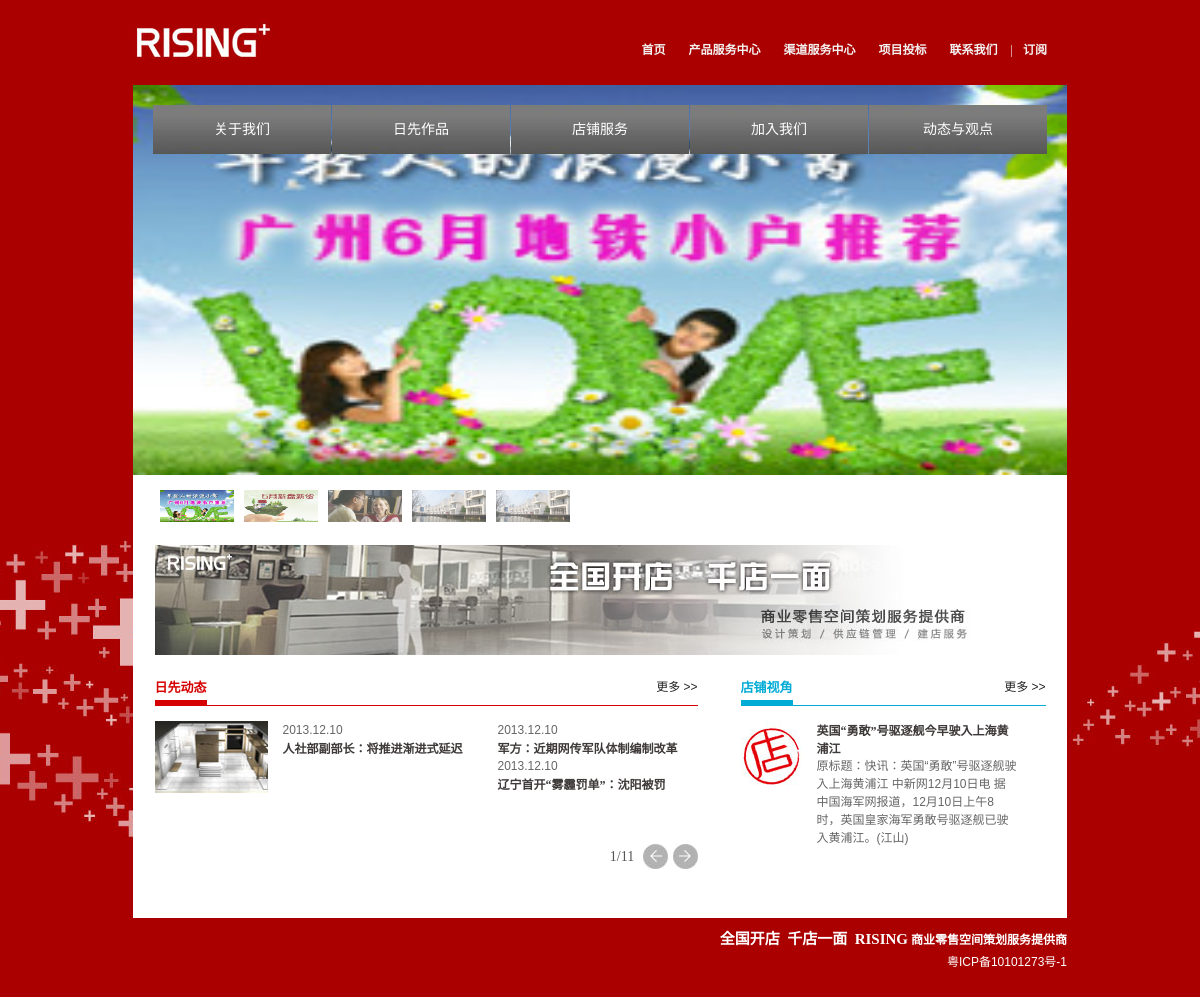
The page / on the database its author committed.
### tables this page shows
CREATE TABLE IF NOT EXISTS `sd_link` (
  `cat_id` smallint(6) unsigned NOT NULL AUTO_INCREMENT,
  `cat_name` varchar(90) NOT NULL,
  `action_name` varchar(50) NOT NULL COMMENT 'URL',
  `parent_id` smallint(6) NOT NULL DEFAULT '0',
  `sort_order` tinyint(4) NOT NULL,
  `tid` tinyint(4) NOT NULL DEFAULT '0' COMMENT '1为链接管理，0为栏目管理',
  PRIMARY KEY (`cat_id`),
  KEY `cat_name` (`cat_name`)
);

CREATE TABLE IF NOT EXISTS `sd_case_cat` (
  `cat_id` smallint(6) unsigned NOT NULL AUTO_INCREMENT,
  `typeid` tinyint(4) NOT NULL DEFAULT '0' COMMENT '1为图片2为新闻3为自定4自定义页面',
  `stype` varchar(200) NOT NULL,
  `cat_name` varchar(90) NOT NULL,
  `action_name` varchar(100) NOT NULL COMMENT 'URL',
  `keywords` varchar(255) NOT NULL,
  `cat_desc` varchar(255) NOT NULL,
  `cat_name_en` varchar(90) NOT NULL,
  `keywords_en` varchar(255) NOT NULL,
  `cat_desc_en` varchar(255) NOT NULL,
  `cat_pic` varchar(90) NOT NULL COMMENT '栏目banner',
  `keywords_tw` varchar(255) NOT NULL,
  `cat_desc_tw` varchar(255) NOT NULL,
  `parent_id` smallint(6) NOT NULL DEFAULT '0',
  `sort_order` tinyint(4) NOT NULL,
  `show_in_nav` tinyint(4) NOT NULL DEFAULT '0',
  PRIMARY KEY (`cat_id`),
  KEY `cat_name` (`cat_name`)
);

CREATE TABLE IF NOT EXISTS `sd_flash_play` (
  `flash_id` smallint(6) NOT NULL AUTO_INCREMENT,
  `cat_id` smallint(6) NOT NULL,
  `img_type` tinyint(2) NOT NULL DEFAULT '0',
  `img_src` varchar(50) NOT NULL,
  `img_link` varchar(50) NOT NULL,
  `img_title` varchar(20) NOT NULL,
  `img_alt` varchar(20) NOT NULL,
  `img_sort` smallint(6) NOT NULL DEFAULT '0',
  `img_title_en` varchar(20) NOT NULL,
  `img_alt_en` varchar(20) NOT NULL,
  `img_title_tw` varchar(20) NOT NULL,
  `img_alt_tw` varchar(20) NOT NULL,
  PRIMARY KEY (`flash_id`)
);

CREATE TABLE IF NOT EXISTS `sd_case_trends` (
  `Case_id` int(10) unsigned NOT NULL AUTO_INCREMENT,
  `cat_id` smallint(6) NOT NULL DEFAULT '0',
  `title` varchar(200) DEFAULT NULL,
  `sort_order` tinyint(4) NOT NULL DEFAULT '0',
  `keyword` varchar(100) DEFAULT NULL,
  `content` mediumtext,
  `title_en` varchar(200) NOT NULL,
  `keyword_en` varchar(100) NOT NULL,
  `content_en` mediumtext NOT NULL,
  `title_tw` varchar(200) NOT NULL,
  `keyword_tw` varchar(100) NOT NULL,
  `content_tw` mediumtext NOT NULL,
  `g_pic` varchar(50) NOT NULL,
  `addtime` int(11) NOT NULL DEFAULT '0',
  `author` varchar(20) DEFAULT NULL,
  `click` int(11) NOT NULL DEFAULT '0',
  `updatetime` int(11) NOT NULL DEFAULT '0',
  PRIMARY KEY (`Case_id`)
);

### app/controllers/home.php (called while the page is built, shortened)
<?php if ( ! defined('BASEPATH')) exit('No direct script access allowed');
class Home extends CI_Controller {
	public function __construct()
	{
		$this->load->model('home_model');
	}
	public function view($page = 'index')
    {
		$data['pre'] = $this->config->base_url();
		$link = $this->Common_model->get_link();
		$topic = $this->Common_model->get_topics();
		$banner = $this->home_model->get_banner();
		$flags = $this->home_model->get_flags();
		$data['link'] = $link;
		$data['topic'] = $topic;
		$data['banner'] = $banner;
		$data['flags'] = $flags;
		$cur = 0;
		$data['cur'] = $cur;
		$itrends = $this->home_model->get_trends();
		$data['itrends'] = $itrends;
		$url_detail_2 = 'http://localhost/rising/index.php/trends_detail/view/detail/5/13/';
		$data['url_detail_2'] = $url_detail_2;
		$url_detail_1 = 'http://localhost/rising/index.php/trends_detail/view/detail/5/12/';
		$data['url_detail_1'] = $url_detail_1;
		$iview = $this->home_model->get_view();
		$data['iview'] = $iview;
		$this->load->view('templates/header',$data);
		$this->load->view('home/'.$page);
		$this->load->view('templates/footer');
	}
}

### index.php (called while the page is built, shortened)
<?php
require_once BASEPATH.'core/CodeIgniter.php';

### app/models/Common_model.php (called while the page is built, shortened)
<?php
class Common_model extends CI_Model
{
	public function get_link()
	{
		 $sql = "SELECT * FROM sd_link ";
		 $sql .= "ORDER BY sort_order DESC,cat_id";
		 $query = $this->db->query($sql);
		 return $query->result_array();
	}
	public function get_topic($parent_id)
	{
		$sql = "SELECT * FROM sd_case_cat ";
		$sql .= "WHERE parent_id = $parent_id ";
		$sql .= "ORDER BY sort_order DESC,cat_id";
		$query = $this->db->query($sql);
		$data = $query->result_array();
		return $data;
	}
	public function get_topics()
	{
		$parent_id = 0;
		$ftopic = $this->get_topic($parent_id);
		foreach($ftopic as $v)
		{
			$arr = array();
			$parent_id2 = $v['cat_id'];
			$stopic = $this->get_topic($parent_id2);
			$arr[] = $v;
			$arr[] = $stopic;
			$res[] = $arr;
		}
		return $res;
	}
}

### app/models/home_model.php (called while the page is built, shortened)
<?php
class Home_model extends CI_Model
{
	public function get_banner()
	{
		$img_type = 1;
		$limit = 1;
		$sql = "SELECT * FROM sd_flash_play ";
		$sql .= "WHERE 	img_type = $img_type ";
		$sql .= "ORDER BY img_sort DESC,flash_id DESC ";
		$sql .= "LIMIT $limit";
		$query = $this->db->query($sql);
		$data = $query->result_array();
		return $data[0];
	}
	public function get_flags()
	{
		$img_type = 0;
		$limit = 5;
		$cat_id = 0;
		$sql = "SELECT * FROM sd_flash_play ";
		$sql .= "WHERE img_type = $img_type ";
		$sql .= "AND cat_id = $cat_id ";
		$sql .= "ORDER BY img_sort DESC,flash_id DESC ";
		$sql .= "LIMIT $limit";
		$query = $this->db->query($sql);
		$data = $query->result_array();
		return $data;
	}
	public function get_trends()
	{
		$limit = 40;
		$cat_id = 13;
		$sql = "SELECT * FROM sd_case_trends ";
		$sql .= "WHERE cat_id = $cat_id ";
		$sql .= "ORDER BY sort_order DESC,";
		$sql .= "case_id DESC ";
		$sql .= "LIMIT $limit ";
		$query = $this->db->query($sql);
		$data = $query->result_array();
		$data = $this->del_data($data);
		$num = count($data);
		$data2 = array($num,$data);
		return $data2;
	}
	public function del_data($data)
	{
		$num = 4;
		foreach($data as $k=>$v)
		{
			if( ($k+1)%$num == 0)
			{
				$data2[] = $data1;
				$data1 = array();
			}
			$data1[] = $v;
		}
		$data2[] = $data1;
		return $data2;
	}
	public function get_view()
	{
		$limit = 1;
		$cat_id = 12;
		$sql = "SELECT * FROM sd_case_trends ";
		$sql .= "WHERE cat_id = $cat_id ";
		$sql .= "ORDER BY sort_order DESC,";
		$sql .= "case_id DESC ";
		$sql .= "LIMIT $limit ";
		$query = $this->db->query($sql);
		$data = $query->result_array();
		return $data[0];
	}
}

### app/views/home/index.php (the view, shortened to what this page needs)
     	<div class="advertise" style="height:460px">
<?php
foreach($flags as $k=>$v):
	if($k == 0):
		echo '<div class="bigpic" style="z-index: 2">';
	else:
		echo '<div class="bigpic">';
	endif;
	echo '<a href="' . $v['img_link'] . '">';
	echo '<img src="' . $pre . $v['img_src'] . '" style="width:934px;height:390px" /></a></div>';
endforeach;
echo '<ul>';
foreach($flags as $k=>$v):
	if($k == 0):
		echo '<li class="cur">';
	else:
		echo '<li>';
	endif;
	echo '<img style="width:74px;height:32px" src="' . $pre . $v['img_src'] . '" /></li>';
endforeach;
echo '</ul>';
?>
         </div>
         <div class="adverimg"><a href="<?php echo $banner['img_link']; ?>" target="_blank"><img src="<?php echo $pre . $banner['img_src']; ?>" /></a></div>
         <div class="bottomcon">
         	<div class="bottom_l">
             	 <h3><span>日先动态</span><a href="http://localhost/rising/index.php/trends2/view/trends2/5/13" target="_blank">更多 &gt;&gt;</a></h3>
                  <div class="blc_wrap">
                   <div class="blc_wraps">
		  <?php foreach($itrends[1] as $k=>$v):?>
		  <?php if($k==0): ?>
                          <div class="bottom_l_con" style="display:block">
		  <?php else: ?>
				 <div class="bottom_l_con">
		  <?php endif; ?>
				<?php foreach($v as $kk=>$vv): ?>
					<?php if($kk==0): ?>
                              <img src="<?php echo $pre . $vv['g_pic']; ?>" style="width:113px;height:72px" class="leftimg" />
                              <div class="bottom_txt">
                                  <p><?php echo date('Y.m.d',$vv['addtime']); ?></p>
                                  <a href="<?php echo $url_detail_2 . $vv['Case_id']; ?>"><?php echo mb_substr($vv['title'],0,15); ?></a>
					 </div>
                              <div class="bottom_txt">
					<?php else: ?>
                                  <p><?php echo date('Y.m.d',$vv['addtime']); ?></p>
                                  <a href="<?php echo $url_detail_2 . $vv['Case_id']; ?>"><?php echo mb_substr($vv['title'],0,15); ?></a>
					<?php endif; ?>
				 <?php endforeach; ?>
					</div>
                          </div>
		<?php endforeach; ?>
                     </div>
                  </div>
                  <div class="changenext">
                  	 <em>1/<?php echo $itrends[0]; ?></em> <span class="prev"></span><span class="next"></span>
                  </div>
                  <br />
		 <br />
             </div>
             <div class="bottom_r">
             	<h3><span>店铺视角</span><a href="http://localhost/rising/index.php/trends/view/trends/5/12" target="_blank">更多 &gt;&gt;</a></h3>
                 <div class="bottom_r_con">
                 	<img src="<?php echo $pre; ?>public/images/index_24.jpg" class="leftimg" />
                     <div class="bottom_txt">
                     	<a href="<?php echo $url_detail_1 . $iview['Case_id']; ?>"><?php echo $iview['title']; ?></a>
				<p><?php echo mb_substr($iview['content_en'],0,400);?></p>
                     </div>
                 </div>
             </div>
         </div>
     </div>

### app/views/templates/header.php (shortened to what this page needs)
<!DOCTYPE html PUBLIC "-//W3C//DTD XHTML 1.0 Transitional//EN" "http://www.w3.org/TR/xhtml1/DTD/xhtml1-transitional.dtd">
<html xmlns="http://www.w3.org/1999/xhtml">
<head>
<link href="<?php echo $pre; ?>public/css/reset.css" type="text/css" rel="stylesheet" />
<link href="<?php echo $pre; ?>public/css/layout.css" type="text/css" rel="stylesheet" />
</head>
<body>
	<div class="wrap">
		<div class="head">
        	<div class="logo"><a href="<?php echo $pre; ?>"><img src="<?php echo $pre; ?>public/images/index_03.jpg" /></a></div>
            <div class="banner">
                <div class="menu">
				<?php foreach($link as $v): ?>
                	<span><a href="<?php echo $v['action_name']; ?>"><?php echo $v['cat_name']; ?></a></span>
				<?php endforeach; ?>
                    |<span><a href="#" class="booknow">订阅</a></span>
                </div>
            </div>
        </div>
        <div class="index">
        	<div class="nav">
			<?php
			foreach($topic as $k=>$v):
				$ftopic = $v[0];
				echo '<span>';
			?>
				<a href="<?php echo $ftopic['action_name']; ?>"><?php echo $ftopic['cat_name']; ?></a>
                </span>
			<?php endforeach; ?>
            </div>

### public/css/layout.css (style rules this page uses)
body { font-family:'微软雅黑',Arial, Helvetica, sans-serif;font-size:12px;background:#aa0000 url(../images/bg_02.jpg) no-repeat center 520px; }
em { font-style:normal; }
.wrap { width:934px;margin:0 auto; }
.head { width:100%;height:85px; }
.logo { float:left;margin-top:20px;width:142px;height:43px; }
.banner { width:585px;float:right;height:75px;font-family:"微软雅黑";padding:10px 10px 0 0 }
.menu { text-align:right;margin-top:30px;color:#f3f2f1; }
.menu span { padding:5px 10px; }
.menu span a { color:#f3f2f1;font-weight:bold; }
.index { width:100%;margin:0px auto 10px;position:relative;background:#fff;overflow:hidden;zoom:1; }
.nav { position:absolute;width:895px;height:49px;left:20px;top:20px;z-index:5 }
.nav span { float:left;background:url(../images/index_10.jpg) no-repeat;width:178px;height:49px;line-height:49px;text-align:center;margin-right:1px; }
.nav span a { color:#fff;font-size:14px;font-family:"微软雅黑"; }
.advertise { margin:0 auto;width:934px;height:317px;position:relative;float:left; }
.advertise ul { margin:385px auto 0px;list-style:none;height:70px;width:890px;*float:left; }
.advertise ul li { float:left;margin:20px 5px;filter:alpha(opacity=70); -moz-opacity:0.7; -khtml-opacity: 0.7; opacity: 0.7; }
.advertise ul li.cur { filter:alpha(opacity=100); -moz-opacity:1.0; -khtml-opacity: 1.0; opacity: 1.0; }
.bigpic { overflow:hidden;zoom:1;width:100%;margin:0;position:absolute;left:0;top:0; }
.bigpic a img { float:left; }
.adverimg { margin:0 auto;width:891px; }
.bottomcon { width:891px;margin:20px auto;overflow:hidden;zoom:1; }
.bottom_l { float:left;width:543px; }
.bottom_l h3 { border-bottom:1px solid #d50000;line-height:25px;overflow:hidden;zoom:1;width:100%; }
.bottom_l h3 span { color:#d50000;border-bottom:5px solid #d50000;font-size:13px;font-family:"微软雅黑";font-weight:bold;float:left; }
.bottom_l h3 a { float:right;color:#222; }
.bottom_r { float:right;width:305px; }
.bottom_r h3 { border-bottom:1px solid #00abd5;line-height:25px;overflow:hidden;zoom:1;width:100%; }
.bottom_r h3 span { color:#00abd5;border-bottom:5px solid #00abd5;font-size:13px;font-family:"微软雅黑";font-weight:bold;float:left; }
.bottom_r h3 a { float:right;color:#222; }
.bottom_l_con { height:107px;width:543px;margin:15px auto;float:left; }
.blc_wrap { width:543px;height:136px;overflow:hidden;position:relative; }
.blc_wraps { position:absolute;left:0;height:136px; }
.leftimg { float:left; }
.bottom_txt { width:200px;float:left;margin-left:15px; }
.bottom_txt p { color:#666;line-height:18px; }
.bottom_txt a { color:#3e3a39;font-family:"微软雅黑";font-weight:bold; }
.bottom_r_con { overflow:hidden;zoom:1;width:100%;margin:15px auto; }
.changenext { height:28px;line-height:28px;text-align:right; }
.changenext em { line-height:28px;font-family:"微软雅黑";color:#555;font-size:14px;vertical-align:middle; }
.prev,.prev1 { background:url(../images/index_29.jpg) no-repeat;width:25px;height:25px;display:inline-block;margin:0 5px;vertical-align:middle;cursor:pointer; }
.next,.next1 { background:url(../images/index_31.jpg) no-repeat;width:25px;height:25px;display:inline-block;vertical-align:middle;cursor:pointer; }

### rows shown on the page
sd_link: cat_name "首页"
sd_link: cat_name "产品服务中心"
sd_link: cat_name "渠道服务中心"
sd_link: cat_name "项目投标"
sd_link: cat_name "联系我们"
sd_case_cat: cat_name "关于我们"
sd_case_cat: cat_name "日先作品"
sd_case_cat: cat_name "店铺服务"
sd_case_cat: cat_name "加入我们"
sd_case_cat: cat_name "动态与观点"
sd_flash_play: img_src (picture)
sd_flash_play: img_src (picture)
sd_flash_play: img_src (picture)
sd_flash_play: img_src (picture)
sd_flash_play: img_src (picture)
sd_flash_play: img_src (picture)
sd_case_trends: g_pic (picture), addtime "2013.12.10", title "人社部副部长：将推进渐进式延迟"
sd_case_trends: addtime "2013.12.10", title "军方：近期网传军队体制编制改革"
sd_case_trends: addtime "2013.12.10", title "辽宁首开“雾霾罚单”：沈阳被罚"
sd_case_trends: title "英国“勇敢”号驱逐舰今早驶入上海黄浦江", content_en "原标题：快讯：英国“勇敢”号驱逐舰驶入上海黄浦江 中新网12月10日电 据中国海军网报道，12月10日上午8时，英国皇家海军勇敢号驱逐舰已驶入黄浦江。(江山)"

### other values the page prints
$itrends[0] "11"
